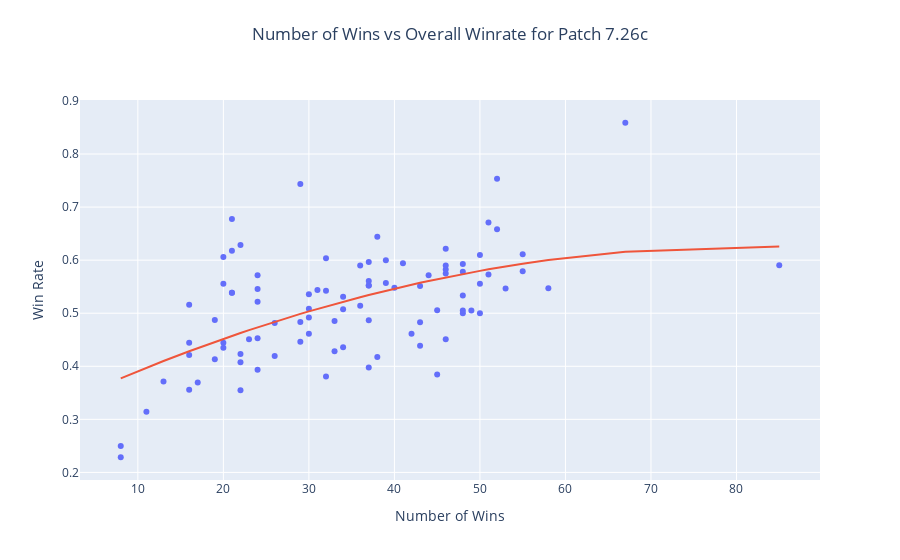

The notebook cell saved with this chart:
### Code cell
fig = go.Figure()

fig.add_trace(go.Scatter(x=results['patch_wins'], 
                         y=results['patch_win_rate'], 
                         mode='markers',
                         showlegend=False))
fig.add_trace(go.Scatter(x=results['patch_wins'].sort_values(),
                         y=patch_win_rate_poly,
                         mode='lines',
                         showlegend=False))
fig.update_layout(title={'text': 'Number of Wins vs Overall Winrate for Patch 7.26c',
                         'y':0.95,
                         'x':0.5,
                         'xanchor': 'center',
                         'yanchor': 'top'})
fig.update_layout(xaxis_title='Number of Wins',
                  yaxis_title='Win Rate')
fig.show()
